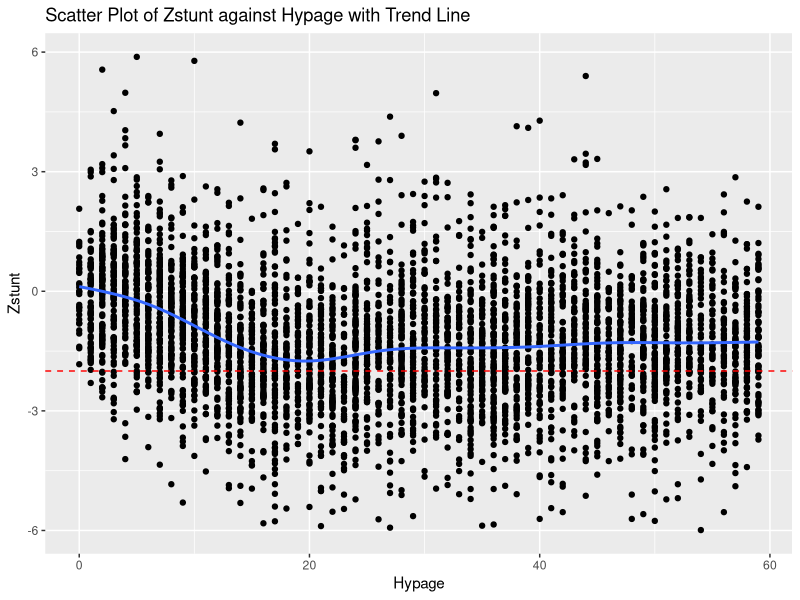
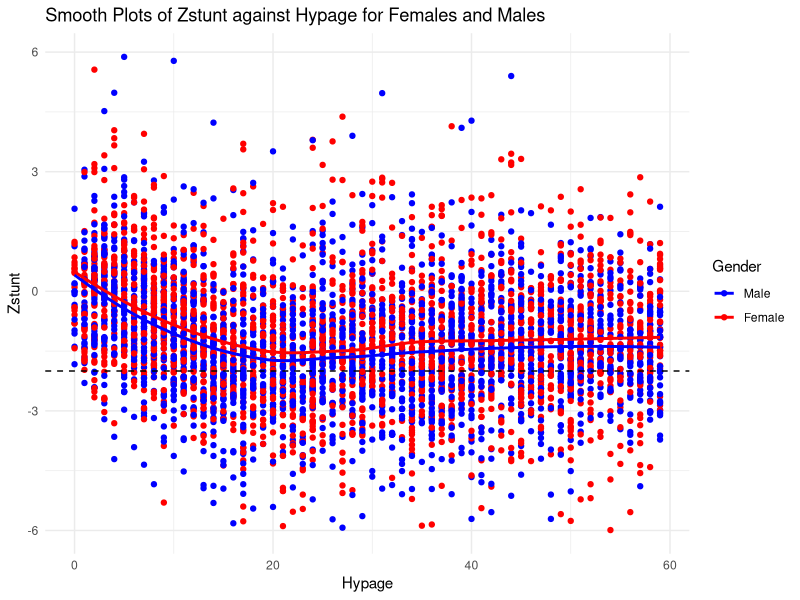
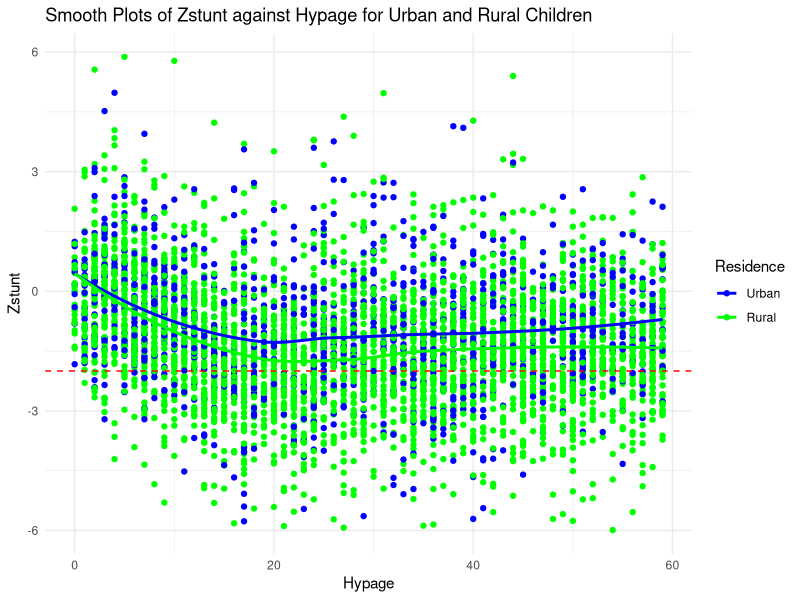
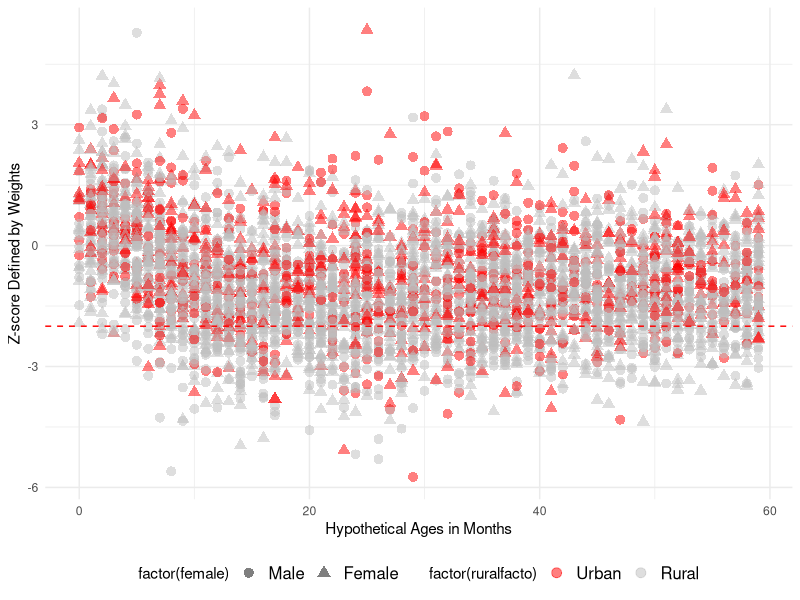

Write the R code that produced these figures, in order. (Note: this script raises an error after producing the figures.)
##########PRAT(a)#####################################################################
# Load the required libraries
library(haven)
library(dplyr)

# Read the Stata dataset "childrenfinal.dta" into R
data <- read_dta("childrenfinal.dta")

# Select columns from the dataset based on specified conditions
# Columns starting with "s", "v", or "m" are excluded from the selection
selected_data <- data %>%
  select(-matches("^s\\d+"), -matches("^v\\d+"), -matches("^m\\d+"))

# Convert selected columns to appropriate data types
# For example, 'adm2' is converted to character, 'hypage' to integer, and others to numeric
selected_data <- selected_data %>%
  mutate(adm2 = as.character(adm2),
         hypage = as.integer(hypage),
         ruralfacto = as.numeric(ruralfacto),
         female = as.numeric(female),
         zstunt = as.numeric(zstunt),
         zweight = as.numeric(zweight),
         zwast = as.numeric(zwast))

###########PART(b)#######################################################################################
# Selecting specific columns from the dataset
selected_data <- select(selected_data, "hypage", "ruralfacto", "female", "zstunt", "zweight", "zwast", "adm2")

# Converting the selected data to a tibble
selected_data <- tibble(selected_data)

# Loading the ggplot2 library
library(ggplot2)

# Scatter plot of Zstunt against Hypage with a trend line
ggplot(selected_data, aes(x = hypage, y = zstunt)) +
  geom_point() +  # Scatter plot points
  geom_smooth(se = FALSE) +  # Add a linear regression line
  geom_hline(yintercept = -2, linetype = "dashed", color = "red")+
  labs(x = "Hypage", y = "Zstunt") +
  ggtitle("Scatter Plot of Zstunt against Hypage with Trend Line")

# Scatter plot with smooth lines for females and males
ggplot(selected_data, aes(x = hypage, y = zstunt, color = factor(female))) +
  geom_point() +
  geom_smooth(method = "loess", se = FALSE) +
  geom_hline(yintercept = -2, linetype = "dashed", color = "black")+
  labs(x = "Hypage", y = "Zstunt", color = "Gender") +
  scale_color_manual(values = c("blue", "red"), labels = c("Male", "Female")) +
  ggtitle("Smooth Plots of Zstunt against Hypage for Females and Males") +
  theme_minimal()

# Scatter plot with smooth lines for urban and rural children
ggplot(selected_data, aes(x = hypage, y = zstunt, color = factor(ruralfacto))) +
  geom_point() +
  geom_smooth(method = "loess", se = FALSE) +
  geom_hline(yintercept = -2, linetype = "dashed", color = "red")+
  labs(x = "Hypage", y = "Zstunt", color = "Residence") +
  scale_color_manual(values = c("blue", "green"), labels = c("Urban", "Rural")) +
  ggtitle("Smooth Plots of Zstunt against Hypage for Urban and Rural Children") +
  theme_minimal()

# Scatter plot of Zweight against Hypage with different aesthetics
g <- ggplot(selected_data, aes(x = hypage, y = zweight, color = factor(ruralfacto), shape = factor(female))) +
  geom_point(fill = "white", size = 3,alpha=0.5) +  # Use larger points
  geom_hline(yintercept = -2, linetype = "dashed", color = "red")+
 # geom_smooth(method = "lm", se = FALSE) +  # Add a linear regression line
  scale_color_manual(values = c("red", "gray"), labels = c("Urban", "Rural")) +  # Custom color scale
  scale_shape_manual(values = c(16, 17), labels = c("Male", "Female")) +  # Custom shape scale
  labs(x = "Hypothetical Ages in Months", y = "Z-score Defined by Weights") +  # Custom axis labels
  theme_minimal() +  # Use a minimal theme
  theme(legend.text = element_text(size = 12),  # Adjust legend text size
        legend.position = "bottom",  # Move legend to the bottom
        plot.title = element_text(hjust = 0.5))  # Center plot title

# Display the plot
g

# Writing the selected data to a file named "Data_for_Ex_09.txt" with tab-separated values
write.table(selected_data, file = "Data_for_Ex_09.txt", sep = "\t", row.names = FALSE)

#########PART(c)#################################################################################################
# Load required libraries
library(raster)
library(plyr)
library(dplyr)

# Get administrative boundaries for Kenya at level 0 and 1
Kenya <- getData("GADM", country = "KE", level = 0)
Kenya1 <- getData("GADM", country = "KE", level = 1)

# Transform Kenya1 to UTM projection
Kenya1_UTM <- spTransform(Kenya1, CRS("+init=EPSG:32737"))

# Extract county names from Kenya1_UTM
NAME_1 <- Kenya1_UTM@data$NAME_1

# Sample some data to associate with each admin level
count <- sample(1:1000, 47)

# Create a data frame with county names and associated data
count_df <- data.frame(NAME_1, count)

# Add an 'id' column to Kenya1_UTM data
Kenya1_UTM@data$id <- rownames(Kenya1_UTM@data)

# Join count_df with Kenya1_UTM data by 'NAME_1'
Kenya1_UTM@data <- join(Kenya1_UTM@data, count_df, by = "NAME_1")

# Convert Kenya1_UTM to a data frame
Kenya1_df <- fortify(Kenya1_UTM)

# Join Kenya1_df with Kenya1_UTM data by 'id'
Kenya1_df <- join(Kenya1_df, Kenya1_UTM@data, by = "id")

# Select required columns for latitude and longitude
kenya_LOG_LAT <- dplyr::select(Kenya1_df, "long", "lat", "NAME_1", "group")

# Calculate the mean value of 'zstunt' by 'adm2'
mean_astuned <- aggregate(zstunt ~ adm2, data, mean, na.rm = TRUE)

# Rename column for merging
colnames(mean_astuned)[colnames(mean_astuned) == "adm2"] <- "NAME_1"

# Convert county names to lowercase for merging
mean_astuned$NAME_1 <- tolower(mean_astuned$NAME_1)
kenya_LOG_LAT$NAME_1 <- tolower(kenya_LOG_LAT$NAME_1)

# Handle mismatches in county names
mean_astuned$NAME_1[mean_astuned$NAME_1 == "e. marakwet"] <- "elgeyo-marakwet"
mean_astuned$NAME_1[mean_astuned$NAME_1 == "homa_bay"] <- "homa bay"
mean_astuned$NAME_1[mean_astuned$NAME_1 == "muranga"] <- "murang'a"
mean_astuned$NAME_1[mean_astuned$NAME_1 == "trans-nzoia"] <- "trans nzoia"
mean_astuned$NAME_1[mean_astuned$NAME_1 == "nithi"] <- "tharaka-nithi"

# Perform a right join operation
df <- right_join(mean_astuned, kenya_LOG_LAT, by = "NAME_1")

# Plot county areas colored by the mean value of 'zstunt'
ggplot() + 
  geom_polygon(data = df, aes(x = long, y = lat, group = group, fill = zstunt), color = "black", size = 0.25) +
  theme(aspect.ratio = 1)

# Get unique county names from 'NAME_1' column of df
unique_counties <- unique(df$NAME_1)

# Initialize a dataframe with an index, county names, and placeholders for centroid coordinates
centroids <- data.frame(index = seq_along(unique_counties), county = unique_counties, centroid_long = NA, centroid_lat = NA)

# Iterate over each unique county to calculate its centroid
for (c in seq_along(unique_counties)) {
  county_name <- unique_counties[c]  # Fetch the actual county name
  subset_df <- df[df$NAME_1 == county_name, ]  # Create a subset of df for the current county
  centroids[centroids$county == county_name, "centroid_long"] <- mean(subset_df$long, na.rm = TRUE)  # Calculate mean longitude
  centroids[centroids$county == county_name, "centroid_lat"] <- mean(subset_df$lat, na.rm = TRUE)  # Calculate mean latitude
}

# Plot the map with county indices
ggplot() + 
  geom_polygon(data = df, aes(x = long, y = lat, group = group, fill = zstunt), color = "black", size = 0.25) +
  geom_text(data = centroids, aes(x = centroid_long, y = centroid_lat, label = index), color = "white", size = 2, fontface = "bold") +
  theme(aspect.ratio = 1,
        axis.title.x = element_blank(),
        axis.title.y = element_blank()) 

# Change column name for full join
names(centroids)[names(centroids) == "county"] <- "NAME_1"

# Perform a full join by column 'NAME_1'
merged_data <- full_join(centroids, mean_astuned, by = "NAME_1")

# Change column name for aesthetic purposes
names(merged_data)[names(merged_data) == "NAME_1"] <- "county" 

# Remove unnecessary columns
table_with_counties_and_zstut <- subset(merged_data, select = -c(centroid_long, centroid_lat))


# Write the table to a CSV file
write.csv(table_with_counties_and_zstut, file = "table_with_counties_and_zstut.csv", row.names = FALSE)

  
